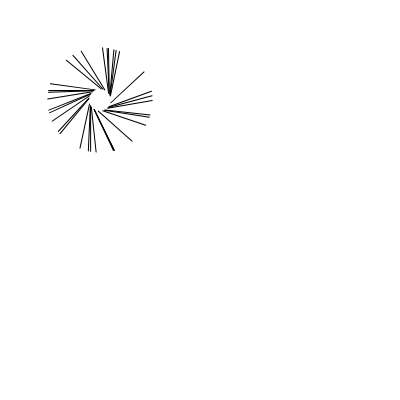
Frame 1 (no input)
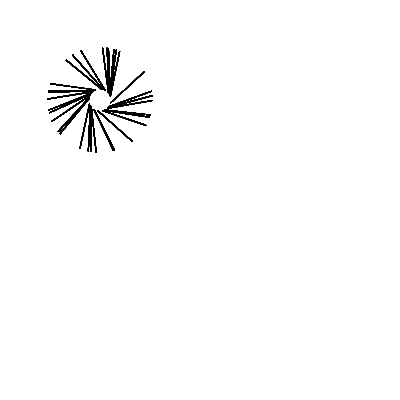
Frame 60 (no input)
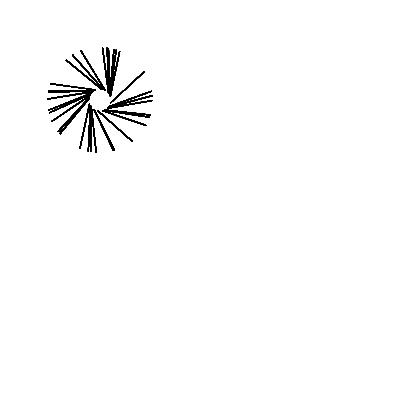
Frame 120 (the mouse pressed at the canvas centre since frame 60)

The p5.js sketch that drew these frames (run headless with seeded random() and noise() and a simulated clock; from frame 60 on, the mouse is pressed at the canvas centre):

// p5.js sketch
// ── sketch.js
let x_one = 5;
let x_two = 50;
let y_one = x_one *2;
let y_two = y_one + 5;

function setup(){
    createCanvas(400, 400);
}


function draw(){

    translate(width *.25, height*.25);



    for( i = 0; i < 33; i ++)
    {
        rotate(i);
        line (x_one, y_one, x_two, y_two);

       //x_one ++;
       //y_one ;
    }
    
    
}
